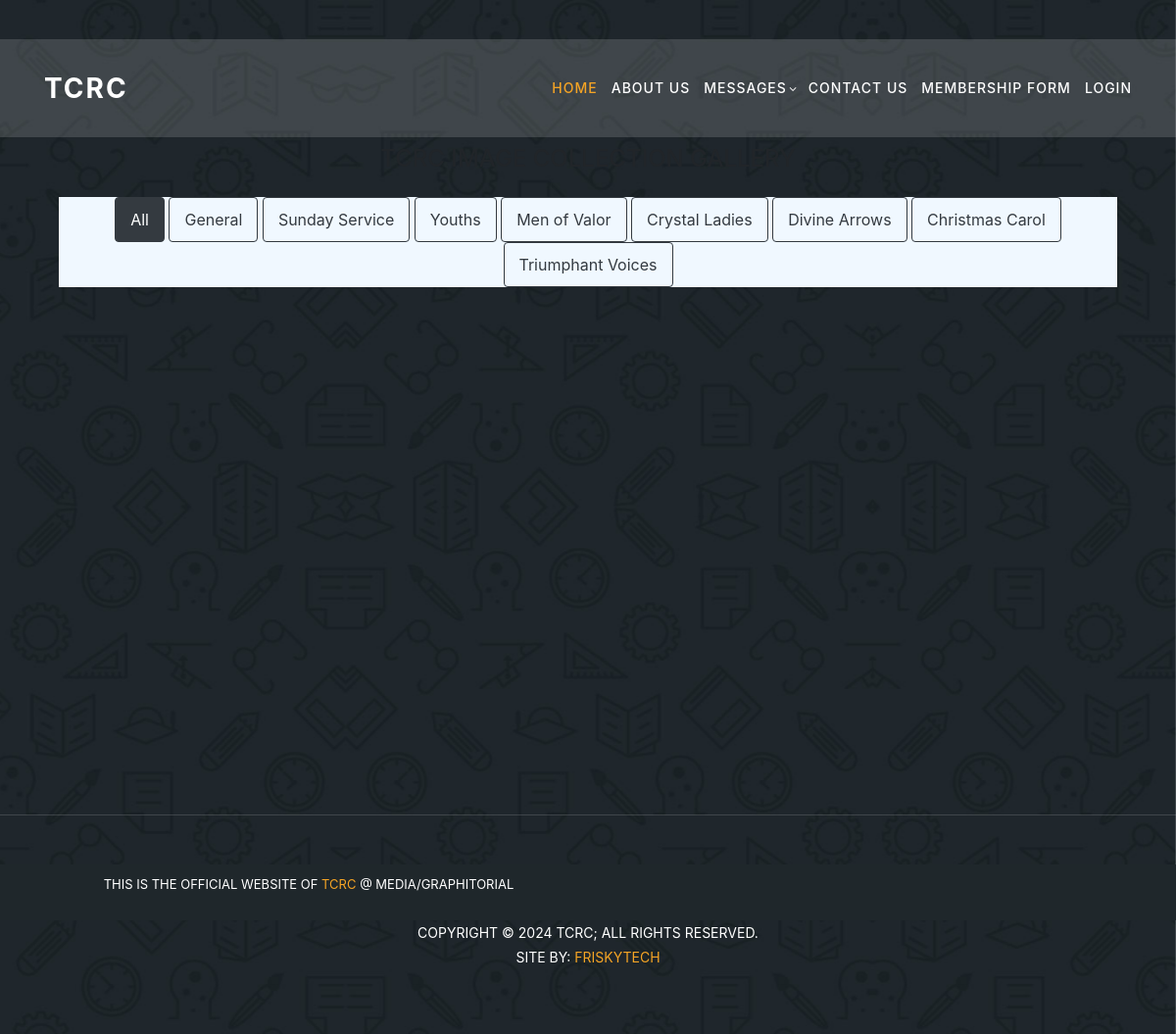
/files/collection_gallery/, run on the app's committed database.
### files/models.py (models this page shows)
class ImageCollection(models.Model):
    title = models.CharField(max_length=100)
    def __str__(self):
        return self.title

### files/views.py (the view)
# urls.py: path('collection_gallery/', collection_gallery_view, name='collection_gallery'),
def collection_gallery_view(request):
    collections = ImageCollection.objects.all()
    images = ImageGallery.objects.all()
    context = {"images": images, "collections": collections}
    return render(request, 'files/collection_gallery.html', context)

### templates/files/collection_gallery.html (shortened to what this page needs)
{% extends 'base.html' %}
{% load static %}
{% block content %}
<link href="//maxcdn.bootstrapcdn.com/bootstrap/4.1.1/css/bootstrap.min.css" rel="stylesheet" id="bootstrap-css">
<link rel="stylesheet" href="https://cdnjs.cloudflare.com/ajax/libs/magnific-popup.js/1.1.0/magnific-popup.css" />
<section class="contact-us" id="contact">
    <div class="container">
      <div class="row">
        <div class="col-lg-12 align-self-center">
            <div class="container">
                <div class="row">
                   <div class="col-lg-12 text-center my-2">
                       <h4>TCRC IMAGE COLLECTION GALLERY</h4>
                   </div>
                </div>
                <div class="portfolio-menu mt-2 mb-4" style="background-color: aliceblue;">
                   <ul>
                    <li class="btn btn-outline-dark active" data-filter="*">All</li>
                    {% for collection in collections %}
                      <li class="btn btn-outline-dark text" data-filter=".{{ collection.id }}">{{ collection }}</li>
                    {% endfor %}
                   </ul>
                </div>
                <div class="portfolio-item row">
                    {% for image in images %}
                        <div class="item {{ image.collection.id }} col-lg-3 col-md-4 col-6 col-sm">
                        </div>
                    {% endfor %}
                </div>
             </div>
        </div>
      </div>
    </div>
    {% include 'base_files/footer.html' %}
  </section>
{% endblock content %}

### static/assets/css/templatemo-edu-meeting.css (style rules this page uses)
html, body, div, span, applet, object, iframe, h1, h2, h3, h4, h5, h6, p, blockquote, div pre, a, abbr, acronym, address, big, cite, code, del, dfn, em, font, img, ins, kbd, q, s, samp, small, strike, strong, sub, sup, tt, var, b, u, i, center, dl, dt, dd, ol, ul, li, figure, header, nav, section, article, aside, footer, figcaption { margin: 0; padding: 0; border: 0; outline: 0; }
ul, li { padding: 0; margin: 0; list-style: none; }
header, nav, section, article, aside, footer, hgroup { display: block; }
* { box-sizing: border-box; }
html, body { font-family: 'Poppins', sans-serif; font-weight: 400; background-color: #fff; font-size: 16px; -ms-text-size-adjust: 100%; -webkit-font-smoothing: antialiased; -moz-osx-font-smoothing: grayscale; }
h1, h2, h3, h4, h5, h6 { margin-top: 0px; margin-bottom: 0px; }
ul { margin-bottom: 0px; }
html, body { background: #fff; font-family: 'Poppins', sans-serif; }
section.contact-us { background-image: url(../images/meetings-bg.jpg); background-position: center center; background-attachment: fixed; background-repeat: no-repeat; background-size: cover; padding: 140px 0px 0px 0px; }

### templates/files/collection_gallery.html (style rules this page uses)
body { margin:0; padding:0; }
.portfolio-menu { text-align:center; }
.portfolio-menu ul li { display:inline-block; margin:0; list-style:none; padding:10px 15px; cursor:pointer; -webkit-transition:all 05s ease; -moz-transition:all 05s ease; -ms-transition:all 05s ease; -o-transition:all 05s ease; transition:all .5s ease; }
.portfolio-item .item { float:left; margin-bottom:10px; }

### data on the page
ImageCollection: title "General"
ImageCollection: title "Sunday Service"
ImageCollection: title "Youths"
ImageCollection: title "Men of Valor"
ImageCollection: title "Crystal Ladies"
ImageCollection: title "Divine Arrows"
ImageCollection: title "Christmas Carol"
ImageCollection: title "Triumphant Voices"
